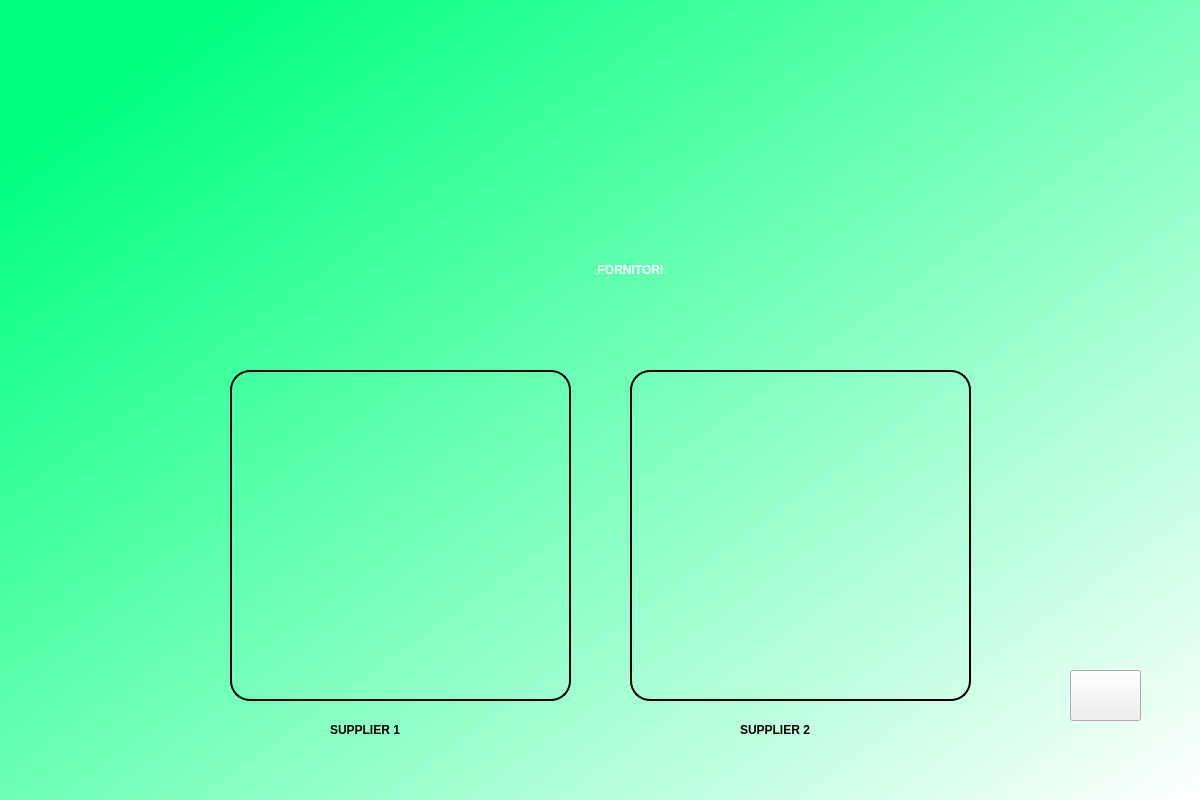
<?xml version="1.0" encoding="UTF-8"?>
<ui version="4.0">
 <class>DialogFornitori</class>
 <widget class="QDialog" name="DialogFornitori">
  <property name="geometry">
   <rect>
    <x>0</x>
    <y>0</y>
    <width>1200</width>
    <height>800</height>
   </rect>
  </property>
  <property name="font">
   <font>
    <weight>50</weight>
    <bold>false</bold>
   </font>
  </property>
  <property name="windowTitle">
   <string>Dialog</string>
  </property>
  <property name="styleSheet">
   <string notr="true">QWidget#DialogFornitori{
background-color:qlineargradient(spread:pad, x1:0.058, y1:0.136364, x2:1, y2:1, stop:0 rgba(0, 255, 127, 255), stop:1 rgba(255, 255, 255, 255));}</string>
  </property>
  <widget class="QLabel" name="label">
   <property name="geometry">
    <rect>
     <x>230</x>
     <y>240</y>
     <width>801</width>
     <height>61</height>
    </rect>
   </property>
   <property name="styleSheet">
    <string notr="true">font: 36pt &quot;MS Shell Dlg 2&quot;;color:rgb(255, 255, 255);
font-weight:bold;
</string>
   </property>
   <property name="text">
    <string>&lt;html&gt;&lt;head/&gt;&lt;body&gt;&lt;p align=&quot;center&quot;&gt;FORNITORI&lt;/p&gt;&lt;/body&gt;&lt;/html&gt;</string>
   </property>
  </widget>
  <widget class="QPushButton" name="firstsuplButton">
   <property name="geometry">
    <rect>
     <x>230</x>
     <y>370</y>
     <width>341</width>
     <height>331</height>
    </rect>
   </property>
   <property name="cursor">
    <cursorShape>PointingHandCursor</cursorShape>
   </property>
   <property name="styleSheet">
    <string notr="true">border-radius:20px;
border :2px solid ;
</string>
   </property>
   <property name="text">
    <string/>
   </property>
   <property name="iconSize">
    <size>
     <width>100</width>
     <height>100</height>
    </size>
   </property>
  </widget>
  <widget class="QPushButton" name="homeBtn">
   <property name="geometry">
    <rect>
     <x>1070</x>
     <y>670</y>
     <width>71</width>
     <height>51</height>
    </rect>
   </property>
   <property name="cursor">
    <cursorShape>PointingHandCursor</cursorShape>
   </property>
   <property name="text">
    <string/>
   </property>
   <property name="icon">
    <iconset>
     <normaloff>img/home.png</normaloff>img/home.png</iconset>
   </property>
   <property name="iconSize">
    <size>
     <width>30</width>
     <height>30</height>
    </size>
   </property>
  </widget>
  <widget class="QLabel" name="label_2">
   <property name="geometry">
    <rect>
     <x>0</x>
     <y>0</y>
     <width>1271</width>
     <height>321</height>
    </rect>
   </property>
   <property name="text">
    <string/>
   </property>
   <property name="pixmap">
    <pixmap>img/farmaciaa.jpg</pixmap>
   </property>
   <property name="scaledContents">
    <bool>true</bool>
   </property>
  </widget>
  <widget class="QPushButton" name="secondsuplButton">
   <property name="geometry">
    <rect>
     <x>630</x>
     <y>370</y>
     <width>341</width>
     <height>331</height>
    </rect>
   </property>
   <property name="cursor">
    <cursorShape>PointingHandCursor</cursorShape>
   </property>
   <property name="styleSheet">
    <string notr="true">border-radius:20px;
border :2px solid ;
</string>
   </property>
   <property name="text">
    <string/>
   </property>
   <property name="iconSize">
    <size>
     <width>100</width>
     <height>100</height>
    </size>
   </property>
  </widget>
  <widget class="QLabel" name="label_3">
   <property name="geometry">
    <rect>
     <x>330</x>
     <y>720</y>
     <width>141</width>
     <height>20</height>
    </rect>
   </property>
   <property name="styleSheet">
    <string notr="true">font: 75 14pt &quot;MS Shell Dlg 2&quot;;
font-weight:bold;</string>
   </property>
   <property name="text">
    <string>SUPPLIER 1</string>
   </property>
  </widget>
  <widget class="QLabel" name="label_4">
   <property name="geometry">
    <rect>
     <x>740</x>
     <y>720</y>
     <width>141</width>
     <height>20</height>
    </rect>
   </property>
   <property name="styleSheet">
    <string notr="true">font: 75 14pt &quot;MS Shell Dlg 2&quot;;
font-weight:bold;</string>
   </property>
   <property name="text">
    <string>SUPPLIER 2</string>
   </property>
  </widget>
  <zorder>firstsuplButton</zorder>
  <zorder>homeBtn</zorder>
  <zorder>label_2</zorder>
  <zorder>label</zorder>
  <zorder>secondsuplButton</zorder>
  <zorder>label_3</zorder>
  <zorder>label_4</zorder>
 </widget>
 <resources/>
 <connections/>
</ui>
